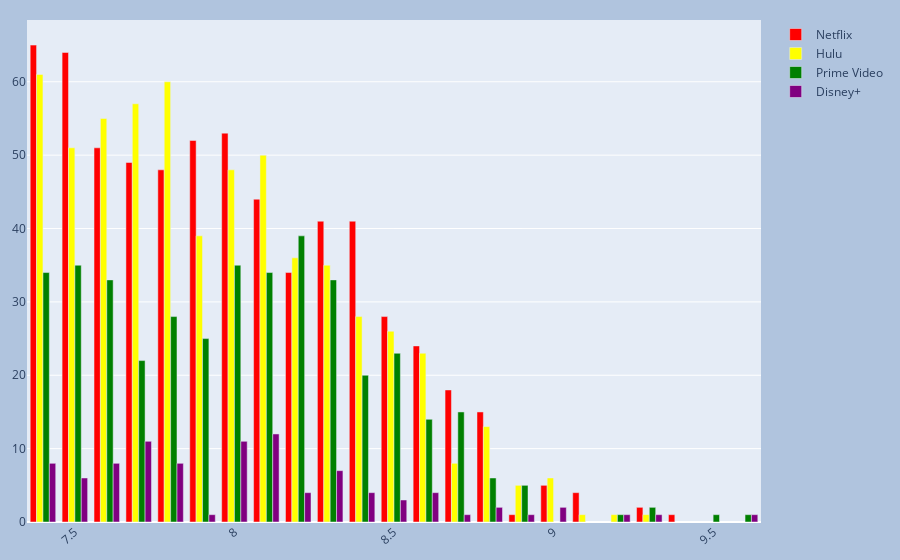

Source (notebook cell):
### Markdown cell above
### The above graph shows the top-20 IMDb's rating of no of movies present in the Disney+

### Code cell
fig = go.Figure()
fig.add_trace(go.Bar(
    x=netflix_imdb.index,
    y=netflix_imdb.values,
    name='Netflix',
    marker_color='Red'
))
# fig.update_traces(width=0.3)
fig.add_trace(go.Bar(
    x=Hulu_imdb.index,
    y=Hulu_imdb.values,
    name='Hulu',
    marker_color='yellow'
))
# fig.update_traces(width=0.3)
fig.add_trace(go.Bar(
    x=prime_imdb.index,
    y=prime_imdb.values,
    name='Prime Video',
    marker_color='Green'
))
# fig.update_traces(width=0.3)
fig.add_trace(go.Bar(
    x=Disney_imdb.index,
    y=Disney_imdb.values,
    name='Disney+',
    marker_color='purple'
))
# fig.update_traces(width=0.3)
fig.update_layout(
    margin=dict(l=20, r=20, t=20, b=20),
    paper_bgcolor="LightSteelBlue",
)
fig.update_layout(barmode='group', xaxis_tickangle=-40)

fig.show()

### Figure 1 — Plotly figure (JSON) as saved in the notebook; plotly's stock layout.template omitted (floating-point values rounded to 4 significant figures)
{"data": [{"marker": {"color": "Red"}, "name": "Netflix", "type": "bar", "x": [7.4, 7.5, 7.6, 7.7, 7.8, 7.9, 8, 8.1, 8.2, 8.3, 8.4, 8.5, 8.6, 8.7, 8.8, 8.9, 9, 9.1, 9.3, 9.4], "y": [65, 64, 51, 49, 48, 52, 53, 44, 34, 41, 41, 28, 24, 18, 15, 1, 5, 4, 2, 1]}, {"marker": {"color": "yellow"}, "name": "Hulu", "type": "bar", "x": [7.4, 7.5, 7.6, 7.7, 7.8, 7.9, 8, 8.1, 8.2, 8.3, 8.4, 8.5, 8.6, 8.7, 8.8, 8.9, 9, 9.1, 9.2, 9.3], "y": [61, 51, 55, 57, 60, 39, 48, 50, 36, 35, 28, 26, 23, 8, 13, 5, 6, 1, 1, 1]}, {"marker": {"color": "Green"}, "name": "Prime Video", "type": "bar", "x": [7.4, 7.5, 7.6, 7.7, 7.8, 7.9, 8, 8.1, 8.2, 8.3, 8.4, 8.5, 8.6, 8.7, 8.8, 8.9, 9.2, 9.3, 9.5, 9.6], "y": [34, 35, 33, 22, 28, 25, 35, 34, 39, 33, 20, 23, 14, 15, 6, 5, 1, 2, 1, 1]}, {"marker": {"color": "purple"}, "name": "Disney+", "type": "bar", "x": [7.4, 7.5, 7.6, 7.7, 7.8, 7.9, 8, 8.1, 8.2, 8.3, 8.4, 8.5, 8.6, 8.7, 8.8, 8.9, 9, 9.2, 9.3, 9.6], "y": [8, 6, 8, 11, 8, 1, 11, 12, 4, 7, 4, 3, 4, 1, 2, 1, 2, 1, 1, 1]}], "layout": {"barmode": "group", "margin": {"b": 20, "l": 20, "r": 20, "t": 20}, "paper_bgcolor": "LightSteelBlue", "xaxis": {"tickangle": -40}}}
